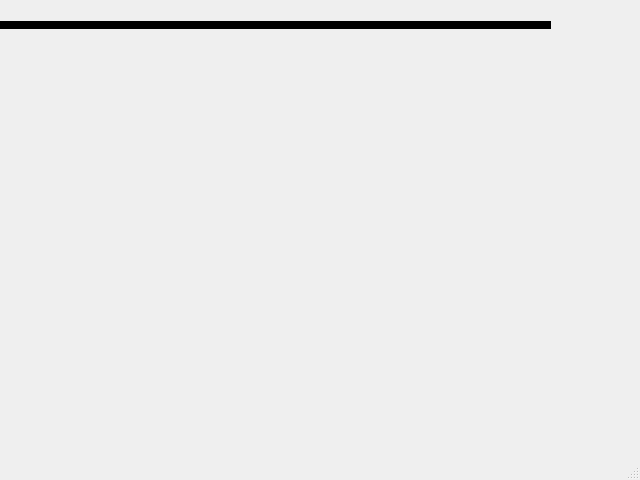
<?xml version="1.0" encoding="UTF-8"?>
<ui version="4.0">
 <class>MainWindow</class>
 <widget class="QMainWindow" name="MainWindow">
  <property name="geometry">
   <rect>
    <x>0</x>
    <y>0</y>
    <width>640</width>
    <height>480</height>
   </rect>
  </property>
  <property name="windowTitle">
   <string>MainWindow</string>
  </property>
  <widget class="QWidget" name="centralwidget">
   <widget class="Line" name="line">
    <property name="geometry">
     <rect>
      <x>0</x>
      <y>10</y>
      <width>551</width>
      <height>31</height>
     </rect>
    </property>
    <property name="frameShadow">
     <enum>QFrame::Plain</enum>
    </property>
    <property name="lineWidth">
     <number>8</number>
    </property>
    <property name="orientation">
     <enum>Qt::Horizontal</enum>
    </property>
   </widget>
  </widget>
  <widget class="QMenuBar" name="menubar">
   <property name="geometry">
    <rect>
     <x>0</x>
     <y>0</y>
     <width>640</width>
     <height>18</height>
    </rect>
   </property>
  </widget>
  <widget class="QStatusBar" name="statusbar"/>
 </widget>
 <resources/>
 <connections/>
</ui>
